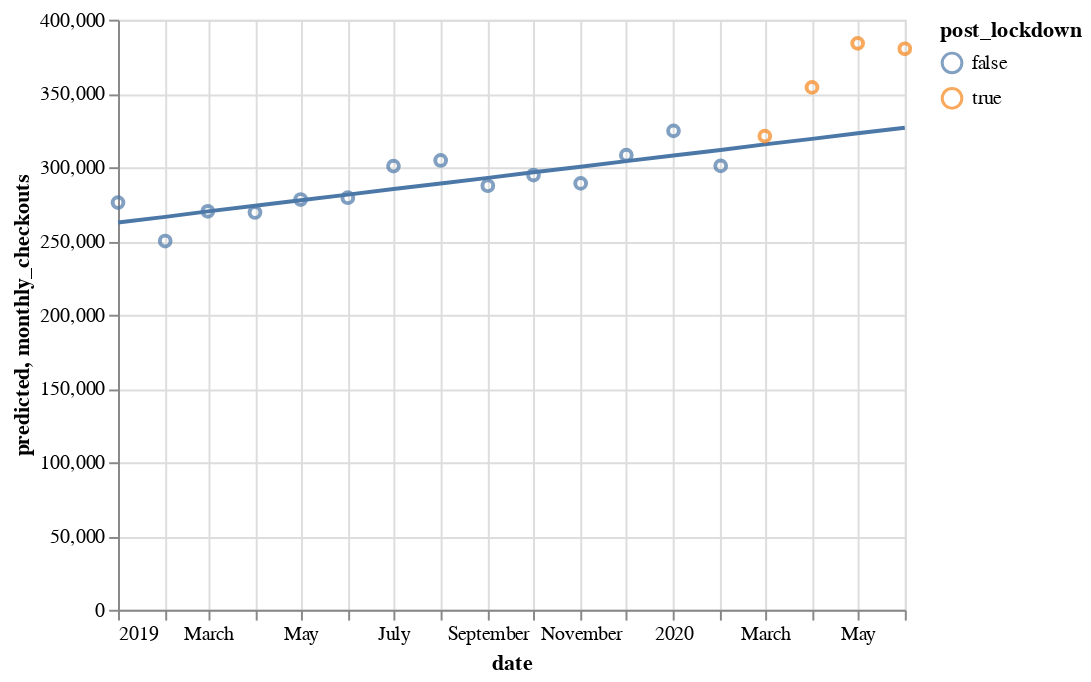

Notebook source saved alongside this figure:
### Code cell
d = digital[digital['date'] >= dt.datetime(year=2019, month=1, day=1)]

regression_line = alt.Chart(d).mark_line().encode(
    x='date',
    y='predicted'
)

data_points = alt.Chart(d).mark_point().encode(
    x='date',
    y='monthly_checkouts',
    color='post_lockdown'
)

regression_line + data_points

### Figure 1 — Vega-Lite specification as saved in the notebook (floating-point values rounded to 4 significant figures)
{"config": {"view": {"continuousWidth": 400, "continuousHeight": 300}}, "layer": [{"mark": "line", "encoding": {"x": {"type": "temporal", "field": "date"}, "y": {"type": "quantitative", "field": "predicted"}}}, {"mark": "point", "encoding": {"color": {"type": "nominal", "field": "post_lockdown"}, "x": {"type": "temporal", "field": "date"}, "y": {"type": "quantitative", "field": "monthly_checkouts"}}}], "data": {"name": "data-2e7d6237c2834dc0f82edbba3f78b373"}, "$schema": "https://vega.github.io/schema/vega-lite/v4.8.1.json", "datasets": {"data-2e7d6237c2834dc0f82edbba3f78b373": [{"usageclass": "Digital", "checkoutmonth": 1, "checkoutyear": 2019, "monthly_checkouts": 275985, "date": "2019-01-01T00:00:00", "t": 25, "predicted": 262500.0, "post_lockdown": false}, {"usageclass": "Digital", "checkoutmonth": 2, "checkoutyear": 2019, "monthly_checkouts": 249946, "date": "2019-02-01T00:00:00", "t": 26, "predicted": 266300.0, "post_lockdown": false}, {"usageclass": "Digital", "checkoutmonth": 3, "checkoutyear": 2019, "monthly_checkouts": 270097, "date": "2019-03-01T00:00:00", "t": 27, "predicted": 270100.0, "post_lockdown": false}, {"usageclass": "Digital", "checkoutmonth": 4, "checkoutyear": 2019, "monthly_checkouts": 269302, "date": "2019-04-01T00:00:00", "t": 28, "predicted": 273900.0, "post_lockdown": false}, {"usageclass": "Digital", "checkoutmonth": 5, "checkoutyear": 2019, "monthly_checkouts": 278086, "date": "2019-05-01T00:00:00", "t": 29, "predicted": 277600.0, "post_lockdown": false}, {"usageclass": "Digital", "checkoutmonth": 6, "checkoutyear": 2019, "monthly_checkouts": 279311, "date": "2019-06-01T00:00:00", "t": 30, "predicted": 281400.0, "post_lockdown": false}, {"usageclass": "Digital", "checkoutmonth": 7, "checkoutyear": 2019, "monthly_checkouts": 300752, "date": "2019-07-01T00:00:00", "t": 31, "predicted": 285200.0, "post_lockdown": false}, {"usageclass": "Digital", "checkoutmonth": 8, "checkoutyear": 2019, "monthly_checkouts": 304575, "date": "2019-08-01T00:00:00", "t": 32, "predicted": 289000.0, "post_lockdown": false}, {"usageclass": "Digital", "checkoutmonth": 9, "checkoutyear": 2019, "monthly_checkouts": 287419, "date": "2019-09-01T00:00:00", "t": 33, "predicted": 292800.0, "post_lockdown": false}, {"usageclass": "Digital", "checkoutmonth": 10, "checkoutyear": 2019, "monthly_checkouts": 294671, "date": "2019-10-01T00:00:00", "t": 34, "predicted": 296500.0, "post_lockdown": false}, {"usageclass": "Digital", "checkoutmonth": 11, "checkoutyear": 2019, "monthly_checkouts": 289002, "date": "2019-11-01T00:00:00", "t": 35, "predicted": 300300.0, "post_lockdown": false}, {"usageclass": "Digital", "checkoutmonth": 12, "checkoutyear": 2019, "monthly_checkouts": 308176, "date": "2019-12-01T00:00:00", "t": 36, "predicted": 304100.0, "post_lockdown": false}, {"usageclass": "Digital", "checkoutmonth": 1, "checkoutyear": 2020, "monthly_checkouts": 324650, "date": "2020-01-01T00:00:00", "t": 37, "predicted": 307900.0, "post_lockdown": false}, {"usageclass": "Digital", "checkoutmonth": 2, "checkoutyear": 2020, "monthly_checkouts": 300871, "date": "2020-02-01T00:00:00", "t": 38, "predicted": 311700.0, "post_lockdown": false}, {"usageclass": "Digital", "checkoutmonth": 3, "checkoutyear": 2020, "monthly_checkouts": 321092, "date": "2020-03-01T00:00:00", "t": 39, "predicted": 315400.0, "post_lockdown": true}, {"usageclass": "Digital", "checkoutmonth": 4, "checkoutyear": 2020, "monthly_checkouts": 354090, "date": "2020-04-01T00:00:00", "t": 40, "predicted": 319200.0, "post_lockdown": true}, {"usageclass": "Digital", "checkoutmonth": 5, "checkoutyear": 2020, "monthly_checkouts": 383934, "date": "2020-05-01T00:00:00", "t": 41, "predicted": 323000.0, "post_lockdown": true}, {"usageclass": "Digital", "checkoutmonth": 6, "checkoutyear": 2020, "monthly_checkouts": 380269, "date": "2020-06-01T00:00:00", "t": 42, "predicted": 326800.0, "post_lockdown": true}]}}
